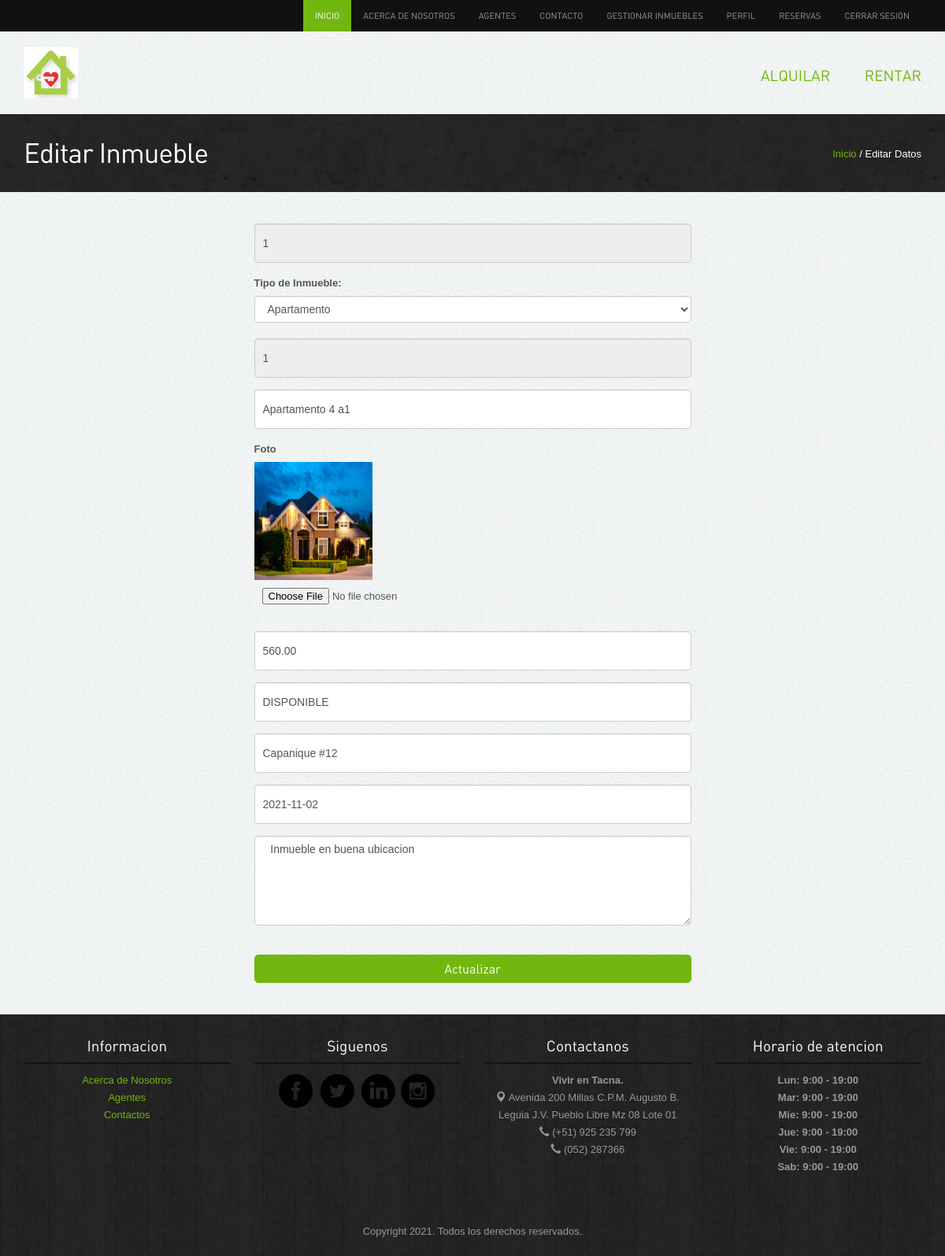
/form_editar_inmueble.php?id=1 (signed in), run on the app's committed database.
### tables this page shows
CREATE TABLE IF NOT EXISTS `tb_inmueble` (
  `id_inmueble` int(11) NOT NULL AUTO_INCREMENT,
  `id_tipo_inmueble` int(11) NOT NULL,
  `id_usuario` int(11) NOT NULL,
  `nombre_inmueble` varchar(100) NOT NULL,
  `imagen_inmueble` varchar(20) NOT NULL DEFAULT '',
  `precio_inmueble` decimal(10,2) NOT NULL,
  `estado_inmueble` varchar(15) NOT NULL,
  `ubicacion_inmuebles` varchar(300) NOT NULL,
  `fecha_disponibilidad_inmueble` date NOT NULL,
  `descripcion_inmueble` varchar(300) DEFAULT NULL,
  PRIMARY KEY (`id_inmueble`),
  KEY `id_usuario` (`id_usuario`),
  KEY `id_tipo_inmueble` (`id_tipo_inmueble`),
  CONSTRAINT `tb_inmueble_ibfk_1` FOREIGN KEY (`id_usuario`) REFERENCES `tb_usuario` (`id_usuario`),
  CONSTRAINT `tb_inmueble_ibfk_2` FOREIGN KEY (`id_tipo_inmueble`) REFERENCES `tb_tipo_inmueble` (`id_tipo_inmueble`)
);

### form_editar_inmueble.php (the view, shortened to what this page needs)
<?php
include('header.php');
$id = $_GET['id'];
$link=conectarse();
$instruccion ="SELECT * from tb_inmueble WHERE id_inmueble='$id' ";
$query_tipo_inmueble="select * from tb_tipo_inmueble";
    $resultado_tipo_inmueble=mysqli_query($link,$query_tipo_inmueble);
$rs=mysqli_query($link,$instruccion) or die("Fallo en la consulta");
?>
<div class="inside-banner">
  <div class="container">
    <span class="pull-right"><a href="index.php">Inicio</a> / Editar Datos</span>
    <h2>Editar Inmueble</h2>
</div>
</div>
<form class="needs-validation" action="editar_inmueble_datos.php" method="post" enctype="multipart/form-data">
<div class="container">
<div class="spacer">
<div class="row register">
  <div class="col-lg-6 col-lg-offset-3 col-sm-6 col-sm-offset-3 col-xs-12 ">
  <?php
    While($campo=mysqli_fetch_array($rs)){
      ?>
                <input readonly id="id_inmueble" value="<?php echo $campo['id_inmueble'];?> " type="text" class="form-control"  name="id">
                <label for="titulo">Tipo de Inmueble: </label>
                    <select class="form-control" name="tipinm">
                        <?php
                        if($resultado_tipo_inmueble)
                        while($campo_tipo_inmueble=mysqli_fetch_assoc($resultado_tipo_inmueble))
                        {
                            $nombre=$campo_tipo_inmueble["descripcion_tipo_inmueble"];
                            $id=$campo_tipo_inmueble["id_tipo_inmueble"];
                            echo "<option value=".$id.">".$nombre."</option>\n";
                        }
                        ?>
                <input readonly value="<?php echo $campo['id_usuario'];?> "type="text" class="form-control" placeholder="Ingrese su Precio" name="id_usuario" id="id_usuario">
                <input value="<?php echo $campo['nombre_inmueble'];?> " type="text" class="form-control" placeholder="Ingrese su Nombre" name="titulo" id="titulo">
                <label>Foto</label> <br>
                <img src="images/properties/<?php echo $campo['imagen_inmueble'];?>" width="150px" height="150px">
                <input type="file" name="imagen" id="imagen" size="70">
                <input value="<?php echo $campo['precio_inmueble'];?> "type="text" class="form-control" placeholder="Ingrese su Precio" name="precio" id="precio">
                <input value="<?php echo $campo['estado_inmueble'];?> " type="text" class="form-control" placeholder="Ingrese su Estado" name="estado" id="estado">
                <input value="<?php echo $campo['ubicacion_inmuebles'];?> " type="text" class="form-control" placeholder="Ingrese su Ubicacion" name="ubicacion" id="ubicacion">
                <input value="<?php echo $campo['fecha_disponibilidad_inmueble'];?> " type="text" class="form-control" placeholder="Ubicacion" name="fecha"  id="fecha">
                <textarea  name="descripcion" class="form-control" cols="70" rows="5" id="descripcion" > <?php echo $campo["descripcion_inmueble"];?> </textarea>
                <br>
                <?php } mysqli_close($link); ?>
        <button type="submit" class="btn btn-success" name="Submit">Actualizar</button>
      </div>
  </div>
  </div>
  </div>
  </form>
<?php
include('footer.php');
?>

### assets/style.css (style rules this page uses)
body { color:#555; font:normal 13px/22px Arial; background:url(../images/bgmain.png) #eee; }
h1,h2,h3,h4,h5 { font-weight:normal; font-family: din;margin: 0;padding: 0;color: #000 }
h2 { font-size: 35px; letter-spacing: -1px;margin-bottom: 20px; }
a { color:#72b70f; text-decoration:none;outline: none; }
.spacer { margin-top: 40px;margin-bottom:40px; }
select,input { outline: 0; margin-bottom: 20px; }
.btn { border-radius: 5px; font-family: din; outline: none; }
.btn-success { background: #72b70f;border:1px solid #72b70f;padding:6px 20px; font-size:16px; width: 100%; }
.register input { padding: 10px; height: 50px; }
.register input,.register textarea,.contact input,.contact textarea { margin-bottom: 15px; }
.login button,.register button,.contact button { width: 100%;border-radius: 5px; }
.inside-banner { background:url(../images/bginside.jpg) #222;color: #fff; padding: 30px 0; }
.inside-banner h2 { margin: 0; color: #fff; }
.inside-banner span { margin-top: 10px; }

### data on the page
tb_inmueble: id "1", id_usuario "1", titulo "Apartamento 4 a1", imagen_inmueble (picture), precio "560.00", estado "DISPONIBLE", ubicacion "Capanique #12", fecha "2021-11-02", descripcion "Inmueble en buena ubicacion"

### other printed values
form field tipinm "Apartamento"
